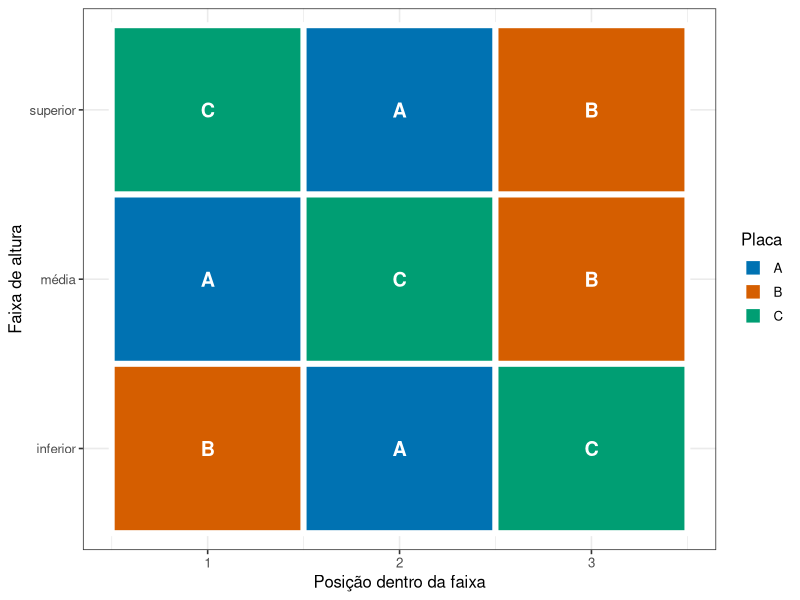
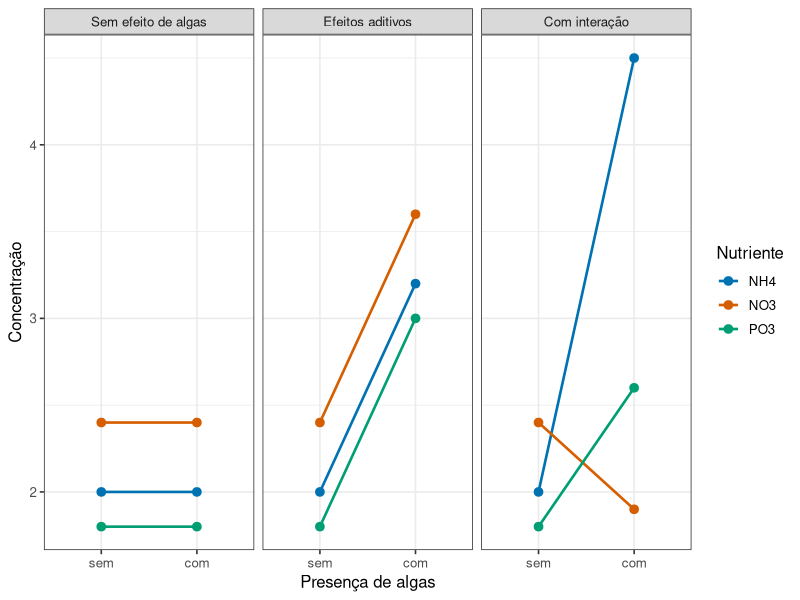

Recreate these plots in R, in order.
## ---- chunk 1
#| include: false
library(tidyverse)
theme_set(theme_bw(base_size = 12))
## ---- chunk 2
#| echo: false
#| label: fig-pread06-blocos
#| fig-cap: "Alocação em três blocos de altura. Dentro de cada faixa, os três tipos de placa aparecem uma vez, em posições sorteadas."
#| fig-alt: "Diagrama com três faixas horizontais empilhadas, representando as alturas inferior, média e superior do costão. Em cada faixa há três quadrados coloridos, um para cada tipo de placa, em ordem diferente entre as faixas."
#| fig-height: 3

aloc <- tibble(
  bloco = rep(c("superior", "média", "inferior"), each = 3),
  posicao = rep(1:3, times = 3),
  placa = c("C", "A", "B", "A", "C", "B", "B", "A", "C")
) |>
  mutate(bloco = fct_relevel(bloco, "inferior", "média", "superior"))

ggplot(aloc, aes(x = posicao, y = bloco, fill = placa)) +
  geom_tile(colour = "white", linewidth = 2) +
  geom_text(aes(label = placa), colour = "white", size = 5, fontface = "bold") +
  scale_fill_manual(values = c(A = "#0072B2", B = "#D55E00", C = "#009E73")) +
  labs(x = "Posição dentro da faixa", y = "Faixa de altura", fill = "Placa") +
  scale_x_continuous(breaks = 1:3)
## ---- chunk 3
#| echo: false
#| label: fig-pread06-interacao
#| fig-cap: "Três resultados possíveis em um experimento fatorial. Cada ponto é a média de uma combinação; as linhas ligam as médias de um mesmo nutriente."
#| fig-alt: "Três painéis lado a lado. No primeiro as linhas são horizontais e sobrepostas; no segundo são paralelas e deslocadas; no terceiro se cruzam."
#| fig-height: 3.4

cenarios <- bind_rows(
  tibble(cenario = "Sem efeito de algas",
         algas = rep(c("sem", "com"), each = 3), nutriente = rep(c("NH4","NO3","PO3"), 2),
         resposta = c(2, 2.4, 1.8,  2, 2.4, 1.8)),
  tibble(cenario = "Efeitos aditivos",
         algas = rep(c("sem", "com"), each = 3), nutriente = rep(c("NH4","NO3","PO3"), 2),
         resposta = c(2, 2.4, 1.8,  3.2, 3.6, 3.0)),
  tibble(cenario = "Com interação",
         algas = rep(c("sem", "com"), each = 3), nutriente = rep(c("NH4","NO3","PO3"), 2),
         resposta = c(2, 2.4, 1.8,  4.5, 1.9, 2.6))
) |>
  mutate(
    algas = fct_relevel(algas, "sem"),
    cenario = fct_relevel(cenario, "Sem efeito de algas", "Efeitos aditivos")
  )

ggplot(cenarios, aes(x = algas, y = resposta, colour = nutriente, group = nutriente)) +
  geom_line(linewidth = 0.9) +
  geom_point(size = 2.6) +
  facet_wrap(~ cenario) +
  scale_colour_manual(values = c(NH4 = "#0072B2", NO3 = "#D55E00", PO3 = "#009E73")) +
  labs(x = "Presença de algas", y = "Concentração", colour = "Nutriente")
